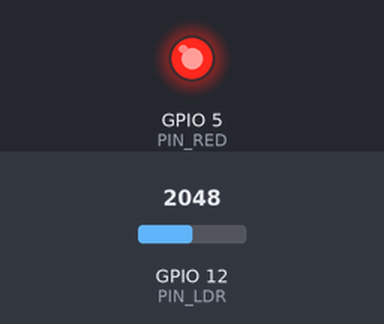
A sketch run on a simulated ESP32. Parts: output pins drawn as LEDs (lit = HIGH). The inputs (shaded band) are chosen by the test bench; at power-on: GPIO 12 (PIN_LDR) = 2048.

Above: at 1.2 s.
1.3 s: GPIO 12 (PIN_LDR) set to 734
2.8 s: GPIO 12 (PIN_LDR) set to 626
At 3.5 s:
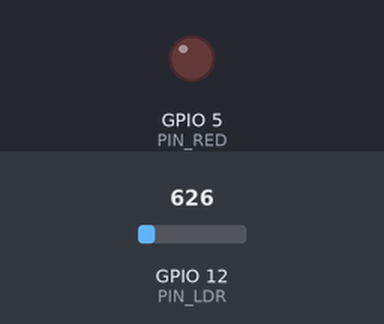
4.3 s: GPIO 12 (PIN_LDR) set to 740
At 4.6 s:
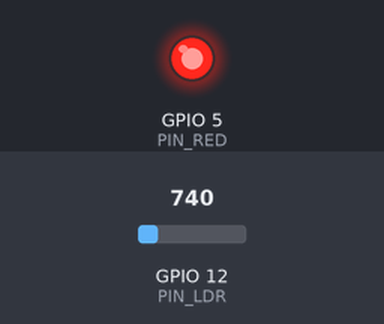
5.8 s: GPIO 12 (PIN_LDR) set to 660
At 7.0 s:
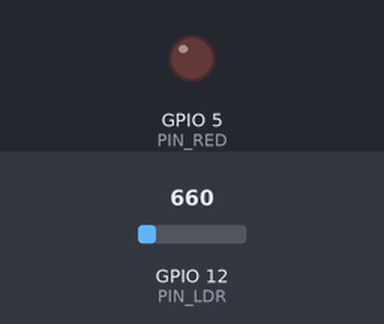
Timing chart, 0 to 8.3 s (numbered marks = the images above; inputs shaded):
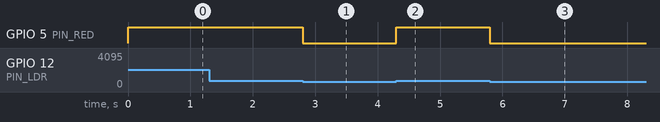

The sketch:

esp_declaracion_if.ino
```cpp
// Declaracion IF de un LED Rojo con ESP32
// Definimos etiquetas
#define PIN_LDR  12  // Pin voltaje de la bateria
#define PIN_RED  5   // Pin led rojo

void setup() {
  // Configuramos los pines
  pinMode(PIN_RED, OUTPUT);   // Definimos PIN_RED como una salida
  // Limpieza de la salida por seguridad
  digitalWrite(PIN_RED, LOW); // Apagamos PIN_RED
}

void loop() {
  if(analogRead(PIN_LDR)>700){      // Comparamos si el PIN_LDR es mayor a 700
    digitalWrite(PIN_RED, HIGH);    // Prendemos PIN_RED
  }else{                            // De lo contrario
    digitalWrite(PIN_RED, LOW);     // Apagamos PIN_RED
  }
}
```

Measured:
- the behaviour switches between 701 and 700 on GPIO 12 (PIN_LDR) (found by bisection; images 0 and 1)
- after the input at 1.3 s, every drawn part: stays the same
- after the input at 2.8 s, GPIO 5 (PIN_RED): HIGH → LOW at once
- after the input at 4.3 s, GPIO 5 (PIN_RED): LOW → HIGH at once
- after the input at 5.8 s, GPIO 5 (PIN_RED): HIGH → LOW at once
